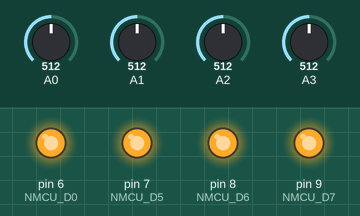
This sketch was run on a simulated Arduino Uno, built with avr-gcc and run on an emulated ATmega328P. Parts: output pins drawn as LEDs (lit = HIGH). Inputs (shaded band) come from the test bench; at power-on: A1 = 512, A3 = 512, A0 = 512, A2 = 512.

Above: at 1.2 s.
1.3 s: A1 set to 801
2.8 s: A1 set to 821
At 3.8 s:
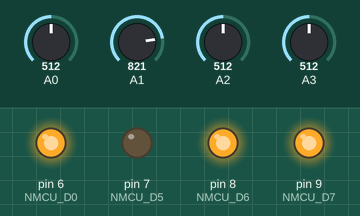
4.3 s: A3 set to 804
5.8 s: A3 set to 828
At 6.1 s:
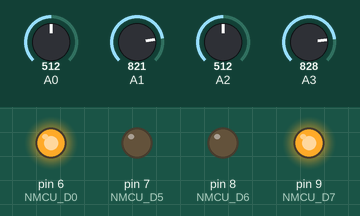
7.3 s: A1 set to 716
At 8.4 s:
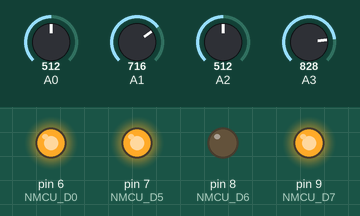
8.8 s: A3 set to 30
At 9.6 s:
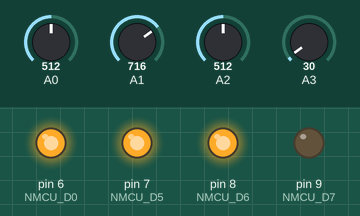
Timing chart, 0 to 11.3 s (numbered marks = the images above; inputs shaded):
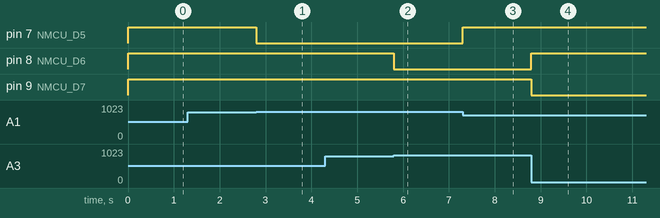

The sketch:

arduino-pro.ino
```cpp
#define STICK_THRESHOLD_DIST 300
#define STICK_THRESHOLD_H 512+STICK_THRESHOLD_DIST
#define STICK_THRESHOLD_L 512-STICK_THRESHOLD_DIST

#define NMCU_D7 9 //left
#define NMCU_D6 8 //right
#define NMCU_D5 7 //forward
#define NMCU_D0 6 //backward

#define NMCU_LEFT NMCU_D7
#define NMCU_RIGHT NMCU_D6
#define NMCU_FORWARD NMCU_D5
#define NMCU_BACKWARD NMCU_D0

#define DEBUG 0
#ifdef DEBUG
  #define ngeprintln(x) Serial.println(x)
  #define ngeprint(x) Serial.print(x)
#else
  #define ngeprintln(x) ;
  // #define ngeprint(x) ;
#endif


void setup() {
    Serial.begin(115200);
    pinMode(NMCU_D0,1);
    pinMode(NMCU_D5,1);
    pinMode(NMCU_D6,1);
    pinMode(NMCU_D7,1);
    digitalWrite(NMCU_D0,1);
    digitalWrite(NMCU_D5,1);
    digitalWrite(NMCU_D6,1);
    digitalWrite(NMCU_D7,1);
}

void loop() {
    //asking nodemcu to calculate quick maffs
    int a0 = analogRead(A0);
    int a1 = analogRead(A1);
    int a2 = analogRead(A2);
    int a3 = analogRead(A3);

    /**
     * JR joystick kiri
     * JL joystick kanan
     * A1
     * 1024
     *  |
     *  |
     *  |       A3 0 ------ 1024 A3
     *  |
     *  0
     * A1
     *
     */
    if (a1>STICK_THRESHOLD_H) {
      digitalWrite(NMCU_FORWARD, 0);
      // Serial.println("maju");
    }
    else {
      digitalWrite(NMCU_FORWARD, 1);
    }

    if (a1<STICK_THRESHOLD_L) {
      digitalWrite(NMCU_BACKWARD, 0);
      // Serial.println("mundur");
    }
    else {
      digitalWrite(NMCU_BACKWARD, 1);
    }

    if (a3>STICK_THRESHOLD_H) {
      digitalWrite(NMCU_RIGHT, 0);
      // Serial.println("kanan");
    }
    else {
      digitalWrite(NMCU_RIGHT, 1);
    }
    if (a3<STICK_THRESHOLD_L) {
      digitalWrite(NMCU_LEFT, 0);
      // Serial.println("kiri");
    }
    else {
      digitalWrite(NMCU_LEFT, 1);
    }

    // Serial.print("A0: ");Serial.println(a0);
    // Serial.print("A1: ");Serial.println(a1);
    // Serial.print("A2: ");Serial.println(a2);
    // Serial.print("A3: ");Serial.println(a3);
    // delay(1000);
}
```

Measured:
- the behaviour switches between 812 and 813 on A1 (found by bisection; images 0 and 1)
- the behaviour switches between 812 and 813 on A3 (found by bisection; images 1 and 2)
- after the input at 1.3 s, every drawn part: stays the same
- after the input at 2.8 s, pin 7 (NMCU_D5): HIGH → LOW at once
- after the input at 4.3 s, every drawn part: stays the same
- after the input at 5.8 s, pin 8 (NMCU_D6): HIGH → LOW at once
- after the input at 7.3 s, pin 7 (NMCU_D5): LOW → HIGH at once
- after the input at 8.8 s, pin 8 (NMCU_D6): LOW → HIGH at once; pin 9 (NMCU_D7): HIGH → LOW at once
